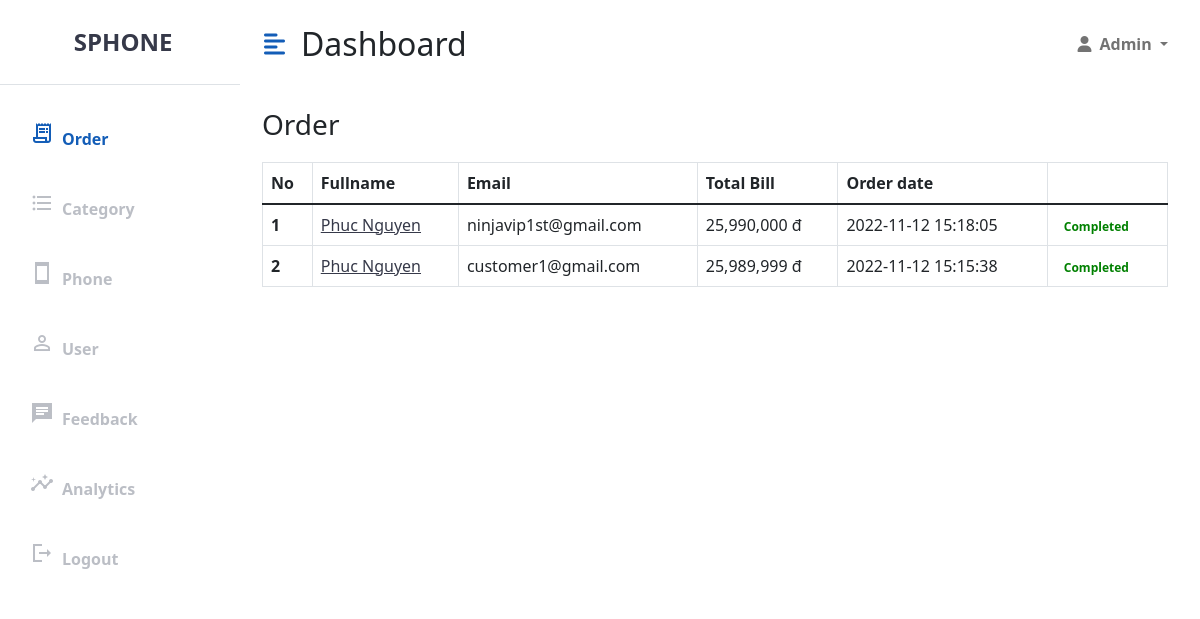
The app's page /OrderAdmin (signed in), older data.
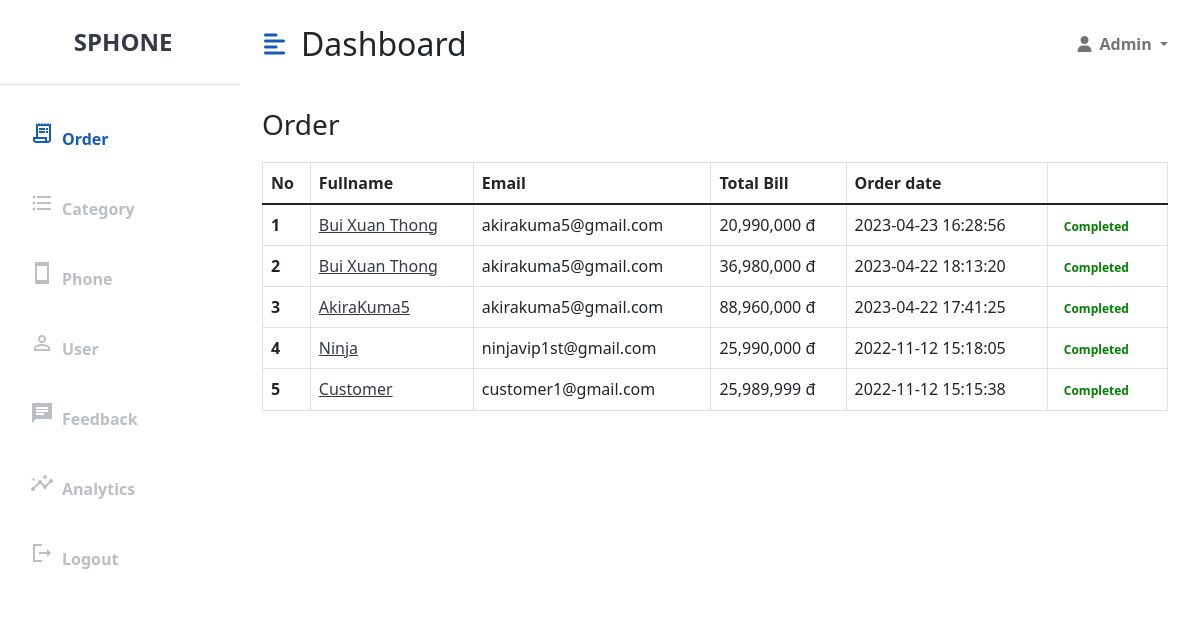
The same page, newer data.
### tables this page shows
CREATE TABLE `orders` (
  `id` int(11) NOT NULL,
  `fullname` varchar(100) NOT NULL,
  `email` varchar(100) NOT NULL,
  `phone` varchar(20) NOT NULL,
  `user_id` int(11) NOT NULL,
  `status` int(11) NOT NULL DEFAULT 0,
  `deleted` int(11) NOT NULL DEFAULT 0,
  `address` varchar(100) NOT NULL,
  `created_at` datetime DEFAULT NULL,
  `total_money` int(11) NOT NULL
);

### mvc/core/Controller.php (called while the page is built, shortened)
<?php
class Controller{
    public function view($view, $data=[]){
        require_once "mvc/views/". $view .".php";
    }
}
?>

### mvc/controllers/OrderAdmin.php (called while the page is built, shortened)
<?php
class OrderAdmin extends Controller
{
    public $orderModel;
    public function __construct()
    {
        $this->orderModel = $this->model("OrderModel");
    }
    public function GetPage()
    {
        $allOrder = $this->orderModel->getAllOrder();
        $this->view("order/orderAdmin", [
            "allOrder" => $allOrder
        ]);
    }
}

### mvc/core/App.php (called while the page is built, shortened)
<?php
class App
{
    protected $action = "GetPage";
    function __construct()
    {
        $arr = $this->UrlProcess();
        if (file_exists("./mvc/controllers/" . $arr[0] . ".php")) {
            unset($arr[0]);
        }
        $this->controller = new $this->controller;
        $this->params = $arr ? array_values($arr) : [];
        call_user_func_array([$this->controller, $this->action], $this->params);
    }
    function UrlProcess()
    {
        if (isset($_GET["url"])) {
            return explode("/", filter_var(trim($_GET["url"], "/")));
        }
    }
}

### index.php (called while the page is built, shortened)
<?php
$myApp = new App();
?>

### mvc/core/DB.php (called while the page is built, shortened)
<?php
class DB
{
    function executeResult($sql, $isSingle = false)
    {
        $data = null;
        $conn = mysqli_connect(HOST, USERNAME, PASSWORD, DATABASE);
        mysqli_set_charset($conn, 'utf8');
        $resultset = mysqli_query($conn, $sql);
        if ($resultset) {
            if ($isSingle) {
                $data = mysqli_fetch_array($resultset, 1);
            } else {
                $data = [];
                while (($row = mysqli_fetch_array($resultset, 1)) != null) {
                    $data[] = $row;
                }
            }
        }
        return $data;
    }
}

### mvc/models/OrderModel.php (called while the page is built, shortened)
<?php
class OrderModel extends DB
{
    public function getAllOrder()
    {
        $sql = "select * from orders order by status asc, created_at desc";
        $data = $this->executeResult($sql);
        return $data;
    }
}

### mvc/views/order/orderAdmin.php (the view, shortened to what this page needs)
<?php
$activeNav = "order";
require_once('mvc/views/blocks/header_admin.php');
?>
<div class="row" style="margin-top: 20px;margin-right: 20px;margin-left: 10px">
	<div class="col-md-12 table-responsive">
		<h3>Order</h3>
		<table class="table table-bordered table-hover" style="margin-top: 20px;">
			<thead>
				<tr>
					<th>No</th>
					<th>Fullname</th>
					<th>Email</th>
					<th>Total Bill</th>
					<th>Order date</th>
					<th style="width: 120px"></th>
				</tr>
			</thead>
			<tbody>
				<?php
				$countOrder = count($data["allOrder"]);
				for ($i = 0; $i < $countOrder; $i++) {
					echo '<tr>
					<th>' . $i + 1 . '</th>
					<td><a href="http://localhost/SPhone/OrderAdmin/detailOrder/' . $data["allOrder"][$i]['id'] . '">' . $data["allOrder"][$i]['fullname'] . '</a></td>
					<td>' . $data["allOrder"][$i]['email'] . '</a></td>
					<td>' . number_format($data["allOrder"][$i]['total_money']) . ' đ</td>
					<td>' . $data["allOrder"][$i]['created_at'] . '</td>
					<td style="width: 50px">';
					if ($data["allOrder"][$i]['status'] == 0) {
						echo '<a href="http://localhost/SPhone/OrderAdmin/updateStatusOrder/' . $data["allOrder"][$i]['id'] . '/1"><button  class="btn btn-sm btn-success" style="margin-bottom: 10px;">Accept</button><a/>
			<a href="http://localhost/SPhone/OrderAdmin/updateStatusOrder/' . $data["allOrder"][$i]['id'] . '/2"><button class="btn btn-sm btn-danger">Cancel</button><a/>';
					} else if ($data["allOrder"][$i]['status'] == 1) {
						echo '<label class="badge badge-success" style="color:blue;">Accepted</label>';
					} else if ($data["allOrder"][$i]['status'] == 2) {
						echo '<label class="badge badge-danger" style="color:red;">Canceled</label>';
					} else echo '<label class="badge badge-danger" style="color:green;">Completed</label>';
					echo '</td>
				</tr>';
				}
				?>
			</tbody>
		</table>
	</div>
</div>
<?php
require_once('mvc/views/blocks/footer_admin.php');
?>

### mvc/views/blocks/header_admin.php (shortened to what this page needs)
<!DOCTYPE html>
<html lang="en">
<head>
  <link href="https://cdn.jsdelivr.net/npm/bootstrap@5.1.3/dist/css/bootstrap.min.css" rel="stylesheet">
  <link rel="stylesheet" href="https://cdnjs.cloudflare.com/ajax/libs/font-awesome/6.1.1/css/all.min.css">
  <link rel="stylesheet" href="https://cdnjs.cloudflare.com/ajax/libs/datatables/1.10.21/css/dataTables.bootstrap4.min.css" />
  <link rel="stylesheet" href="<?php echo SCRIPT_ROOT . '/public/css/admin_style.css'; ?>">
</head>
<body>
  <div class="d-flex" id="wrapper">
    <div class="bg-white" id="sidebar-wrapper">
      <div class="sidebar-heading text-center py-4 primary-text fs-4 fw-bold text-uppercase border-bottom">
        <img src="https://raw.githubusercontent.com/PhucNguyen1905/SPhone/main/public/images/sphone.png" alt=""> <a href="http://localhost/SPhone/Home" style="text-decoration: none;">SPhone</a>
      </div>
      <div class="list-group list-group-flush my-3">
        <a href="http://localhost/SPhone/OrderAdmin" class="<?php echo $activeNav == 'order' ? 'active ' : ' '; ?>list-group-item list-group-item-action bg-transparent second-text">
          <span class="material-icons-sharp me-2">receipt_long</span>Order
        </a>
        <a href="http://localhost/SPhone/CategoryAdmin" class="<?php echo $activeNav == 'category' ? 'active ' : ' '; ?>list-group-item list-group-item-action transparent second-text fw-bold">
          <span class="material-icons-sharp me-2">format_list_bulleted</span>Category
        </a>
        <a href="http://localhost/SPhone/ProductAdmin" class="<?php echo $activeNav == 'phone' ? 'active ' : ' '; ?>list-group-item list-group-item-action transparent second-text fw-bold">
          <span class="material-icons-sharp me-2">smartphone</span>Phone
        </a>
        <a href="http://localhost/SPhone/UserAdmin" class="<?php echo $activeNav == 'user' ? 'active ' : ' '; ?>list-group-item list-group-item-action transparent second-text fw-bold">
          <span class="material-icons-sharp me-2">person_outline</span>User
        </a>
        <a href="http://localhost/SPhone/FeedbackAdmin" class="<?php echo $activeNav == 'feedback' ? 'active ' : ' '; ?>list-group-item list-group-item-action transparent second-text fw-bold">
          <span class="material-icons-sharp me-2">chat</span>Feedback
        </a>
        <a href="http://localhost/SPhone/Admin" class="<?php echo $activeNav == 'analytic' ? 'active ' : ' '; ?>list-group-item list-group-item-action transparent second-text fw-bold">
          <span class="material-icons-sharp me-2">insights</span>Analytics
        </a>
        <a href="http://localhost/SPhone/Login/UserLogout" class="list-group-item list-group-item-action transparent second-text fw-bold">
          <span class="material-icons-sharp me-2">logout</span>Logout
        </a>
      </div>
    </div>
    <div id="page-content-wrapper">
      <nav class="navbar navbar-expand-lg navbar-light bg-transparent py-4 px-4">
        <div class="d-flex align-items-center">
          <i class="fas fa-align-left primary-text fs-4 me-3" id="menu-toggle"></i>
          <h2 class="fs-2 m-0">Dashboard</h2>
        </div>
        <div class="collapse navbar-collapse" id="navbarSupportedContent">
          <ul class="navbar-nav ms-auto mb-2 mb-lg-0">
            <li class="nav-item dropdown">
              <a class="nav-link dropdown-toggle second-text fw-bold" href="#" id="navbarDropdown" role="button" data-bs-toggle="dropdown" aria-expanded="false">
                <i class="fas fa-user me-2"></i>Admin
              </a>
            </li>
          </ul>
        </div>
      </nav>

### mvc/views/blocks/footer_admin.php (shortened to what this page needs)
</div>
</div>
</body>
</html>

### public/css/admin_style.css (style rules this page uses)
:root { --main-bg-color: #7380ec; --main-text-color: #135db7; --second-text-color: #bbbec5; --second-bg-color: #c1efde; }
.primary-text { color: var(--main-text-color); }
.second-text { color: var(--second-text-color); }
a { color: #363949; }
#wrapper { overflow-x: hidden; background-image: linear-gradient(to right, #dce1eb); }
#sidebar-wrapper { min-height: 100vh; margin-left: -15rem; -webkit-transition: margin 0.25s ease-out; -moz-transition: margin 0.25s ease-out; -o-transition: margin 0.25s ease-out; transition: margin 0.25s ease-out; }
#sidebar-wrapper .sidebar-heading { padding: 0.875rem 1.25rem; font-size: 1.2rem; }
#sidebar-wrapper .list-group { width: 15rem; }
#page-content-wrapper { min-width: 100vw; }
#menu-toggle { cursor: pointer; }
.list-group-item { border: none; padding: 20px 30px; }
.list-group-item.active { background-color: transparent; color: var(--main-text-color); font-weight: bold; border: none; }
@media (min-width: 768px) { #sidebar-wrapper { margin-left: 0; } }
@media (min-width: 768px) { #page-content-wrapper { min-width: 0; width: 100%; } }

Row changes from the older to the newer data that the page shows:
added orders: fullname "Bui Xuan Thong", email "akirakuma5@gmail.com", total_money "20,990,000", created_at "2023-04-23 16:28:56", status "Completed"
added orders: fullname "Bui Xuan Thong", email "akirakuma5@gmail.com", total_money "36,980,000", created_at "2023-04-22 18:13:20", status "Completed"
added orders: fullname "AkiraKuma5", email "akirakuma5@gmail.com", total_money "88,960,000", created_at "2023-04-22 17:41:25", status "Completed"
changed orders "ninjavip1st@gmail.com": fullname "Phuc Nguyen" → "Ninja"
changed orders "customer1@gmail.com": fullname "Phuc Nguyen" → "Customer"
